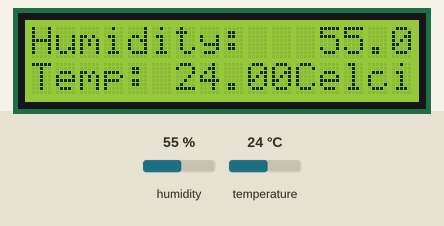
Simulated run of this sketch. Board: Arduino Uno, built with avr-gcc and run on an emulated ATmega328P. Shown: 16×2 character LCD. The inputs (shaded band) are chosen by the test bench; at power-on: humidity 55 %, temperature 24 °C.

Above: at 1.2 s.
1.3 s: humidity set to 22 %
At 2.8 s:
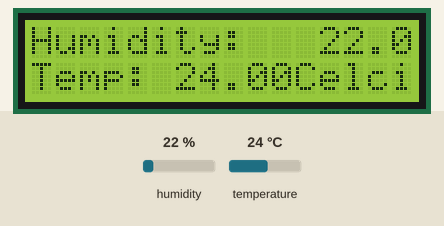
4.0 s: temperature set to 12 °C
At 4.6 s:
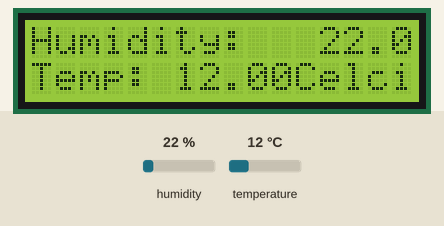
6.7 s: humidity set to 40 %
At 9.4 s:
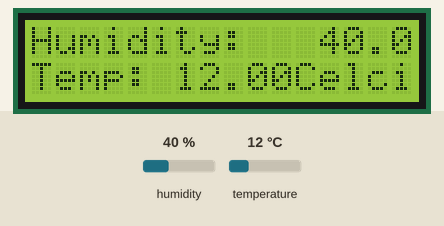
9.7 s: temperature set to 19 °C
At 11.5 s:
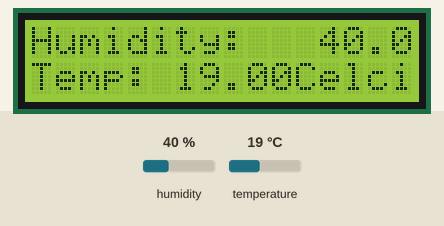
Timing chart, 0 to 13.0 s (numbered marks = the images above; inputs shaded):
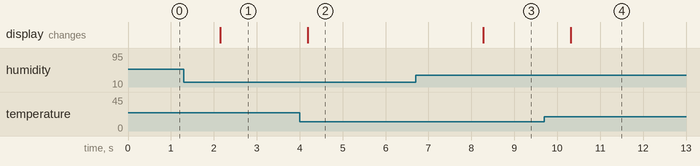

Measured:
- after the input at 1.3 s, the display: changes after 0.85 s (image 1)
- after the input at 4.0 s, the display: changes after 0.19 s (image 2)
- after the input at 6.7 s, the display: changes after 1.6 s (image 3)
- after the input at 9.7 s, the display: changes after 0.62 s (image 4)

The sketch:

sensor.ino
```cpp
#include   <dht.h>
#include   <LiquidCrystal_I2C.h>
#include <Wire.h>
dht DHT;

//Constants
#define   DHT22_PIN 2
LiquidCrystal_I2C lcd(0x27,16,2);

//Variables
float hum;  //Stores   humidity value
float temp; //Stores temperature value

void setup()
{
  Serial.begin(9600);
  lcd.init();
  // Print a message to the LCD.
  lcd.backlight();
  lcd.setBacklight(HIGH);
}

void   loop()
{
    int chk = DHT.read22(DHT22_PIN);
    hum = DHT.humidity;
    temp= DHT.temperature;
    lcd.setCursor(0,0);
    lcd.print("Humidity:   ");
    lcd.print(hum);
    lcd.print("%");
    lcd.setCursor(0,1);
     lcd.print("Temp: ");
    lcd.print(temp);
    lcd.println("Celcius");
     delay(2000);
}
```
